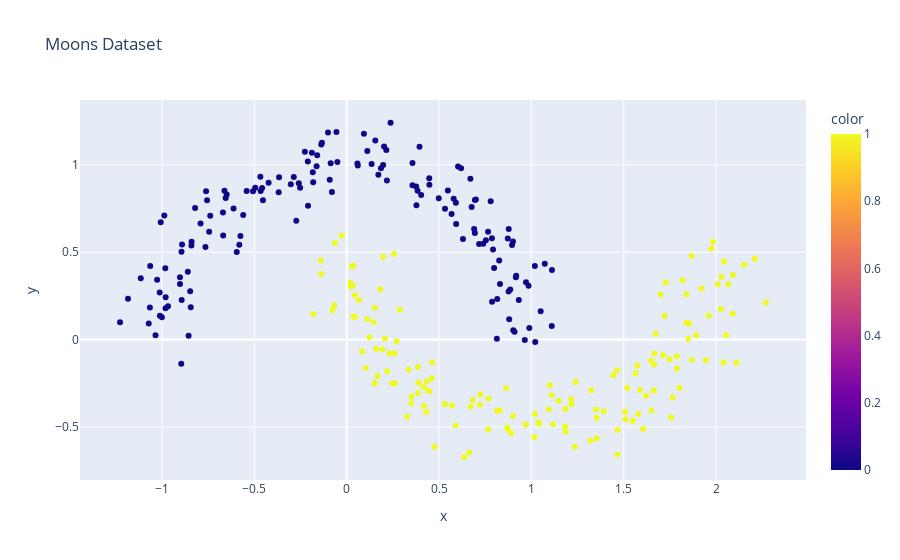
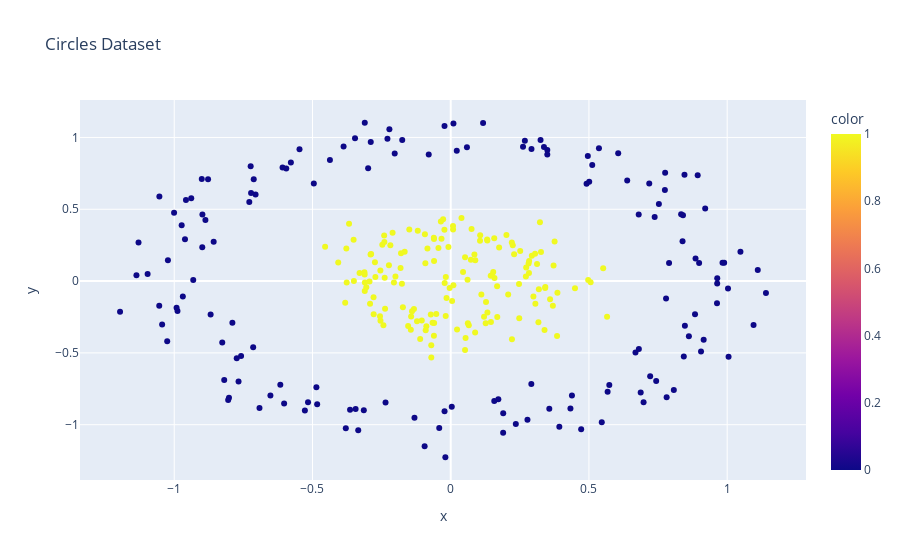
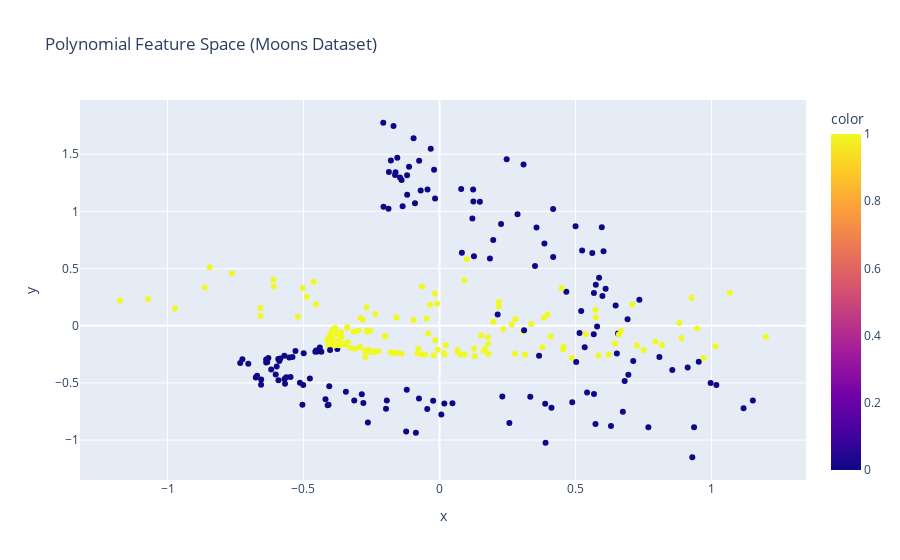
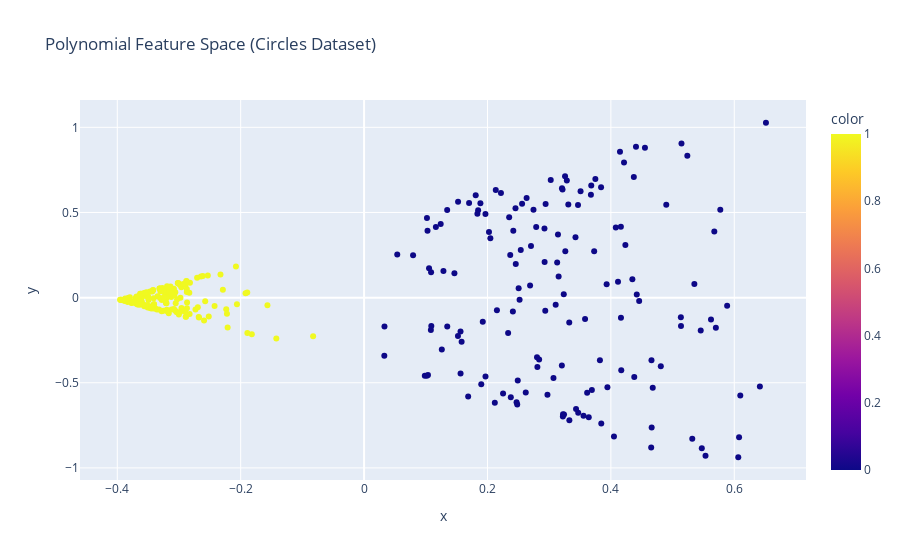

Source (notebook cell) for these figures, in order:
### Markdown cell above
# plot what the feature space transforms look like

### Code cell
import numpy as np
import plotly.express as px
import plotly.graph_objects as go
from sklearn.datasets import make_moons, make_circles
from sklearn.preprocessing import PolynomialFeatures
from sklearn.metrics.pairwise import rbf_kernel
from sklearn.decomposition import PCA

# Generate synthetic datasets
X_moons, y_moons = make_moons(n_samples=300, noise=0.1, random_state=42)
X_circles, y_circles = make_circles(n_samples=300, factor=0.3, noise=0.1, random_state=42)

# plot the original data
def plot_data_plotly(X, y, title):
    fig = px.scatter(x=X[:, 0], y=X[:, 1], color=y, title=title)
    fig.show()  

plot_data_plotly(X_moons, y_moons, "Moons Dataset")
plot_data_plotly(X_circles, y_circles, "Circles Dataset")

# Polynomial transformation to a higher dimension
poly = PolynomialFeatures(degree=3)
X_moons_poly = poly.fit_transform(X_moons)
X_circles_poly = poly.fit_transform(X_circles)

X_moons_poly_pca = PCA(n_components=4).fit_transform(X_moons_poly)
X_circles_poly_pca = PCA(n_components=4).fit_transform(X_circles_poly)

# 3D Plot after polynomial transformation using Plotly
def plot_3d_data_plotly(X, y, title, features=(1, 2, 3)):
    f1, f2, f3 = features
    fig = go.Figure()
    fig.add_trace(go.Scatter3d(
        x=X[:, f1],
        y=X[:, f2],
        z=X[:, f3],
        mode='markers',
        marker=dict(color=y, colorscale='Viridis', size=5, opacity=0.8)
    ))
    fig.update_layout(
        title=title,
        scene=dict(
            xaxis_title=f'Feature {f1}',
            yaxis_title=f'Feature {f2}',
            zaxis_title=f'Feature {f3}'
        )
    )
    fig.show()

# add a 2D plot for polynomial features
def plot_2d_data_plotly(X, y, title, features=(1, 2)):
    f1, f2 = features
    fig = px.scatter(x=X[:, f1], y=X[:, f2], color=y, title=title)
    fig.show()

features2d = (3, 2)
features3d = (3, 0, 2)
plot_2d_data_plotly(X_moons_poly_pca, y_moons, "Polynomial Feature Space (Moons Dataset)",
                    features = features2d)
plot_2d_data_plotly(X_circles_poly_pca, y_circles, "Polynomial Feature Space (Circles Dataset)",
                    features = features2d)

plot_3d_data_plotly(X_moons_poly_pca, y_moons, "Polynomial Feature Space (Moons Dataset)",
                    features = features3d)
plot_3d_data_plotly(X_circles_poly_pca, y_circles, "Polynomial Feature Space (Circles Dataset)",
                    features = features3d)

# RBF Kernel transformation
X_moons_rbf = rbf_kernel(X_moons, X_moons, gamma=12)
X_circles_rbf = rbf_kernel(X_circles, X_circles, gamma=12)

# Visualizing RBF Kernel space using 3D scatter plot
def plot_rbf_kernel_3d(X, y, title):
    pca = PCA(n_components=3)
    X_pca = pca.fit_transform(X)
    fig = go.Figure()
    fig.add_trace(go.Scatter3d(
        x=X_pca[:, 0],
        y=X_pca[:, 1],
        z=X_pca[:, 2],
        mode='markers',
        marker=dict(color=y, colorscale='Viridis', size=5, opacity=0.8)
    ))
    fig.update_layout(
        title=title,
        scene=dict(
            xaxis_title='Principal Component 1',
            yaxis_title='Principal Component 2',
            zaxis_title='Principal Component 3'
        )
    )
    fig.show()

plot_rbf_kernel_3d(X_moons_rbf, y_moons, "RBF Kernel Space (Moons Dataset)")
plot_rbf_kernel_3d(X_circles_rbf, y_circles, "RBF Kernel Space (Circles Dataset)")

### Figure 1 — Plotly figure (JSON) as saved in the notebook; plotly's stock layout.template omitted (floating-point values rounded to 4 significant figures; data arrays with more than 128 entries replaced by an {"elided": "..."} marker saying what was removed)
{"data": [{"hovertemplate": "x=%{x}<br>y=%{y}<br>color=%{marker.color}<extra></extra>", "legendgroup": "", "marker": {"color": {"elided": "300 int values"}, "coloraxis": "coloraxis", "symbol": "circle"}, "mode": "markers", "name": "", "orientation": "v", "showlegend": false, "type": "scatter", "x": {"elided": "300 float values"}, "xaxis": "x", "y": {"elided": "300 float values"}, "yaxis": "y"}], "layout": {"coloraxis": {"colorbar": {"title": {"text": "color"}}, "colorscale": [[0, "#0d0887"], [0.1111, "#46039f"], [0.2222, "#7201a8"], [0.3333, "#9c179e"], [0.4444, "#bd3786"], [0.5556, "#d8576b"], [0.6667, "#ed7953"], [0.7778, "#fb9f3a"], [0.8889, "#fdca26"], [1, "#f0f921"]]}, "legend": {"tracegroupgap": 0}, "title": {"text": "Moons Dataset"}, "xaxis": {"anchor": "y", "domain": [0, 1], "title": {"text": "x"}}, "yaxis": {"anchor": "x", "domain": [0, 1], "title": {"text": "y"}}}}

### Figure 2 — Plotly figure (JSON) as saved in the notebook; plotly's stock layout.template omitted (floating-point values rounded to 4 significant figures; data arrays with more than 128 entries replaced by an {"elided": "..."} marker saying what was removed)
{"data": [{"hovertemplate": "x=%{x}<br>y=%{y}<br>color=%{marker.color}<extra></extra>", "legendgroup": "", "marker": {"color": {"elided": "300 int values"}, "coloraxis": "coloraxis", "symbol": "circle"}, "mode": "markers", "name": "", "orientation": "v", "showlegend": false, "type": "scatter", "x": {"elided": "300 float values"}, "xaxis": "x", "y": {"elided": "300 float values"}, "yaxis": "y"}], "layout": {"coloraxis": {"colorbar": {"title": {"text": "color"}}, "colorscale": [[0, "#0d0887"], [0.1111, "#46039f"], [0.2222, "#7201a8"], [0.3333, "#9c179e"], [0.4444, "#bd3786"], [0.5556, "#d8576b"], [0.6667, "#ed7953"], [0.7778, "#fb9f3a"], [0.8889, "#fdca26"], [1, "#f0f921"]]}, "legend": {"tracegroupgap": 0}, "title": {"text": "Circles Dataset"}, "xaxis": {"anchor": "y", "domain": [0, 1], "title": {"text": "x"}}, "yaxis": {"anchor": "x", "domain": [0, 1], "title": {"text": "y"}}}}

### Figure 3 — Plotly figure (JSON) as saved in the notebook; plotly's stock layout.template omitted (floating-point values rounded to 4 significant figures; data arrays with more than 128 entries replaced by an {"elided": "..."} marker saying what was removed)
{"data": [{"hovertemplate": "x=%{x}<br>y=%{y}<br>color=%{marker.color}<extra></extra>", "legendgroup": "", "marker": {"color": {"elided": "300 int values"}, "coloraxis": "coloraxis", "symbol": "circle"}, "mode": "markers", "name": "", "orientation": "v", "showlegend": false, "type": "scatter", "x": {"elided": "300 float values"}, "xaxis": "x", "y": {"elided": "300 float values"}, "yaxis": "y"}], "layout": {"coloraxis": {"colorbar": {"title": {"text": "color"}}, "colorscale": [[0, "#0d0887"], [0.1111, "#46039f"], [0.2222, "#7201a8"], [0.3333, "#9c179e"], [0.4444, "#bd3786"], [0.5556, "#d8576b"], [0.6667, "#ed7953"], [0.7778, "#fb9f3a"], [0.8889, "#fdca26"], [1, "#f0f921"]]}, "legend": {"tracegroupgap": 0}, "title": {"text": "Polynomial Feature Space (Moons Dataset)"}, "xaxis": {"anchor": "y", "domain": [0, 1], "title": {"text": "x"}}, "yaxis": {"anchor": "x", "domain": [0, 1], "title": {"text": "y"}}}}

### Figure 4 — Plotly figure (JSON) as saved in the notebook; plotly's stock layout.template omitted (floating-point values rounded to 4 significant figures; data arrays with more than 128 entries replaced by an {"elided": "..."} marker saying what was removed)
{"data": [{"hovertemplate": "x=%{x}<br>y=%{y}<br>color=%{marker.color}<extra></extra>", "legendgroup": "", "marker": {"color": {"elided": "300 int values"}, "coloraxis": "coloraxis", "symbol": "circle"}, "mode": "markers", "name": "", "orientation": "v", "showlegend": false, "type": "scatter", "x": {"elided": "300 float values"}, "xaxis": "x", "y": {"elided": "300 float values"}, "yaxis": "y"}], "layout": {"coloraxis": {"colorbar": {"title": {"text": "color"}}, "colorscale": [[0, "#0d0887"], [0.1111, "#46039f"], [0.2222, "#7201a8"], [0.3333, "#9c179e"], [0.4444, "#bd3786"], [0.5556, "#d8576b"], [0.6667, "#ed7953"], [0.7778, "#fb9f3a"], [0.8889, "#fdca26"], [1, "#f0f921"]]}, "legend": {"tracegroupgap": 0}, "title": {"text": "Polynomial Feature Space (Circles Dataset)"}, "xaxis": {"anchor": "y", "domain": [0, 1], "title": {"text": "x"}}, "yaxis": {"anchor": "x", "domain": [0, 1], "title": {"text": "y"}}}}
